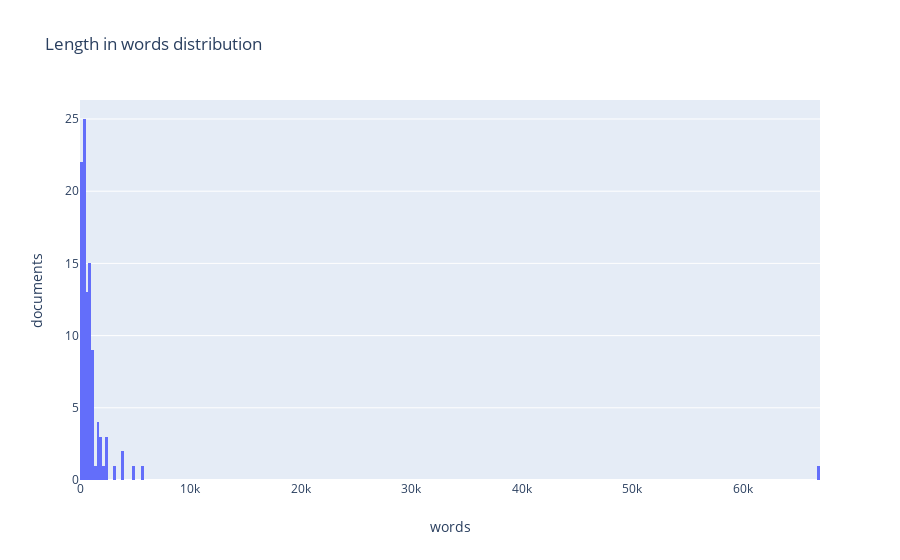
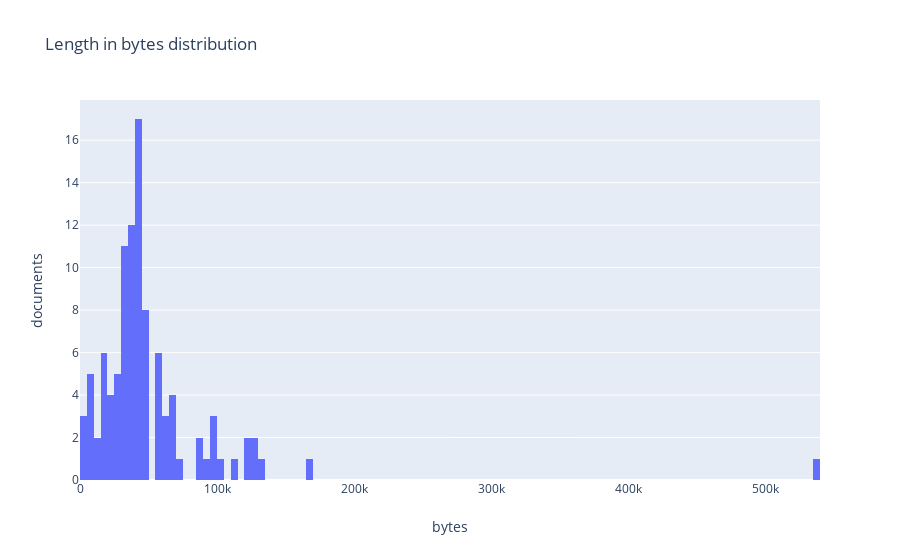

These figures' notebook cell, in order:
### Code cell
from plotly.offline import init_notebook_mode, iplot
import plotly.graph_objs as go

init_notebook_mode(connected=True)


def plot_histogram(data, title, x_axis_title, y_axis_title, step):
    histogram = go.Histogram(
        x=data,
        xbins=dict(
            start=0,
            end=max(data),
            size=step
        ),
    )
    layout = go.Layout(
        title=title,
        xaxis=go.layout.XAxis(title=go.layout.xaxis.Title(text=x_axis_title)),
        yaxis=go.layout.YAxis(title=go.layout.yaxis.Title(text=y_axis_title))
    )
    fig = go.Figure(data=[histogram], layout=layout)
    iplot(fig)


def float_to_str(n):
    return "{0:.2f}".format(n)


XML_FOLDER = "byweb_for_course"

docs_stat = []
mystem = Mystem()
dictionary = Dictionary()

for filename in os.listdir(XML_FOLDER):
    if filename.endswith(".xml"):
        docs = parse_xml(XML_FOLDER + os.sep + filename)
        for doc in docs:
            docs_stat.append(doc.calc_doc_stats())
            stemmed_words = [word.lower() for word in stem_words(doc.words, mystem) if word.isalnum()]
            dictionary.add_doc_words(stemmed_words)

print("Total documents count: " + str(len(docs_stat)))
print("Average document length: " + float_to_str(average_doc_size_in_words(docs_stat)) + " words")
print("Average document length: " + float_to_str(average_doc_size_in_bytes(docs_stat)) + " bytes")
print("Average text content to HTML content ratio: " + float_to_str(average_doc_text_to_html_ratio(docs_stat)))
plot_histogram(
    data=[stat.words_cnt for stat in docs_stat],
    title="Length in words distribution",
    x_axis_title="words",
    y_axis_title="documents",
    step=250
)
plot_histogram(
    data=[stat.bytes_cnt for stat in docs_stat],
    title="Length in bytes distribution",
    x_axis_title="bytes",
    y_axis_title="documents",
    step=5000
)

print("Collection stop words ratio: " + float_to_str(dictionary.stop_words_proportion(in_collection=True)))
print("Collection latin words ratio: " + float_to_str(dictionary.latin_words_proportion(in_collection=True)))
print("Dictionary latin words ratio: " + float_to_str(dictionary.latin_words_proportion(in_collection=False)))
print("Dictionary average word length: " + float_to_str(dictionary.average_dic_word_len()))
print("Collection average word length: " + float_to_str(dictionary.average_word_len()))

print("Words with largest collection frequency: " +
      str(dictionary.most_popular_word(lambda v: dictionary.dict[v].cnt)))
print("Words with smallest inverse document frequency: " +
      str(dictionary.most_popular_word(lambda v: math.log10(len(docs_stat) / dictionary.dict[v].doc_cnt), get_max=False)))

### Figure 1 — Plotly figure (JSON) as saved in the notebook; plotly's stock layout.template omitted (floating-point values rounded to 4 significant figures)
{"data": [{"type": "histogram", "x": [1660, 522, 526, 1062, 66758, 270, 90, 685, 664, 85, 973, 1219, 394, 899, 194, 421, 900, 125, 292, 580, 221, 225, 408, 2186, 363, 310, 1499, 1041, 901, 992, 858, 109, 1546, 2407, 1174, 874, 322, 111, 119, 111, 108, 280, 972, 1014, 393, 588, 727, 491, 5594, 228, 235, 456, 256, 3880, 258, 1204, 706, 2388, 1781, 90, 741, 1502, 727, 4896, 47, 152, 376, 134, 113, 1708, 1111, 953, 1130, 877, 2459, 766, 1790, 1803, 830, 429, 927, 783, 1010, 3991, 458, 551, 553, 773, 215, 572, 3242, 326, 87, 497, 396, 284, 305, 438, 107, 306, 233, 393], "xbins": {"end": 66758, "size": 250, "start": 0}}], "layout": {"title": {"text": "Length in words distribution"}, "xaxis": {"title": {"text": "words"}}, "yaxis": {"title": {"text": "documents"}}}}

### Figure 2 — Plotly figure (JSON) as saved in the notebook; plotly's stock layout.template omitted (floating-point values rounded to 4 significant figures)
{"data": [{"type": "histogram", "x": [46506, 36506, 36659, 45279, 538387, 64107, 7527, 95929, 61795, 4090, 59457, 47302, 6908, 65708, 22996, 43461, 34747, 18387, 28850, 34382, 20359, 20561, 32692, 49533, 32497, 27012, 40217, 35141, 34617, 36341, 36142, 18900, 41000, 57010, 44229, 34078, 58098, 42391, 42145, 41640, 41977, 32374, 38347, 37654, 32727, 46012, 44315, 47533, 64902, 7189, 8421, 49486, 40153, 101442, 41090, 87198, 65113, 168542, 124883, 18196, 95461, 36493, 70939, 67268, 3226, 29378, 18981, 31811, 3312, 128901, 67692, 123507, 125210, 97767, 132325, 41196, 56622, 35304, 94001, 55144, 112077, 21902, 17445, 87047, 40593, 10698, 46751, 12562, 16350, 37549, 56679, 34607, 5281, 39394, 34363, 44996, 43933, 41646, 28112, 35186, 27523, 42434], "xbins": {"end": 538387, "size": 5000, "start": 0}}], "layout": {"title": {"text": "Length in bytes distribution"}, "xaxis": {"title": {"text": "bytes"}}, "yaxis": {"title": {"text": "documents"}}}}
